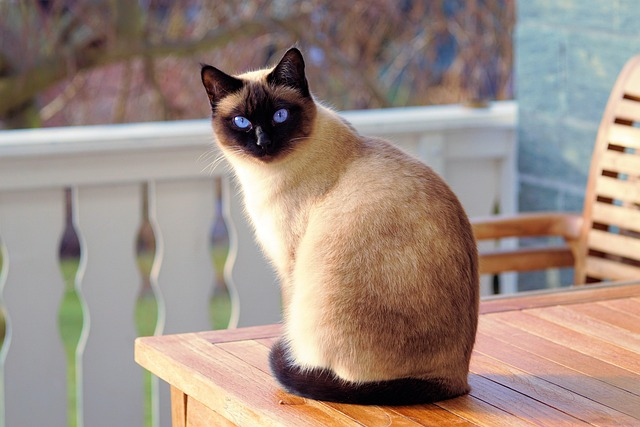
#> input picture 01.ImgSample/imgCat.jpg, 640 x 427 px
$ python ImgFlip.py
#> lines starting #> are read from the running program, lines starting #| are printed output that depends on the picture
import cv2
import os

script_path = os.path.join(os.path.dirname(__file__), '../01.ImgSample/imgCat.jpg')
img_path = os.path.normpath(script_path)

img = cv2.imread(img_path, cv2.IMREAD_COLOR)
#> img is the input picture: shape (427, 640, 3); mean B, G, R 130.6, 140.4, 157.6
# flip_img = cv2.flip(img, 1)  # 수평으로 뒤집기
# flip_img = cv2.flip(img, 0) # 수직으로 뒤집기
flip_img = cv2.flip(img, -1)  # 수평 및 수직으로 뒤집기
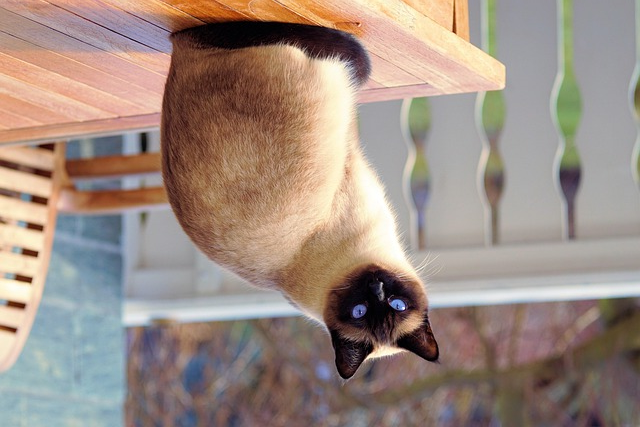
#> flip_img: shape (427, 640, 3); mean B, G, R 130.6, 140.4, 157.6

cv2.imshow('flipped', flip_img)
cv2.imshow('original', img)
cv2.waitKey(0)
cv2.destroyAllWindows()
